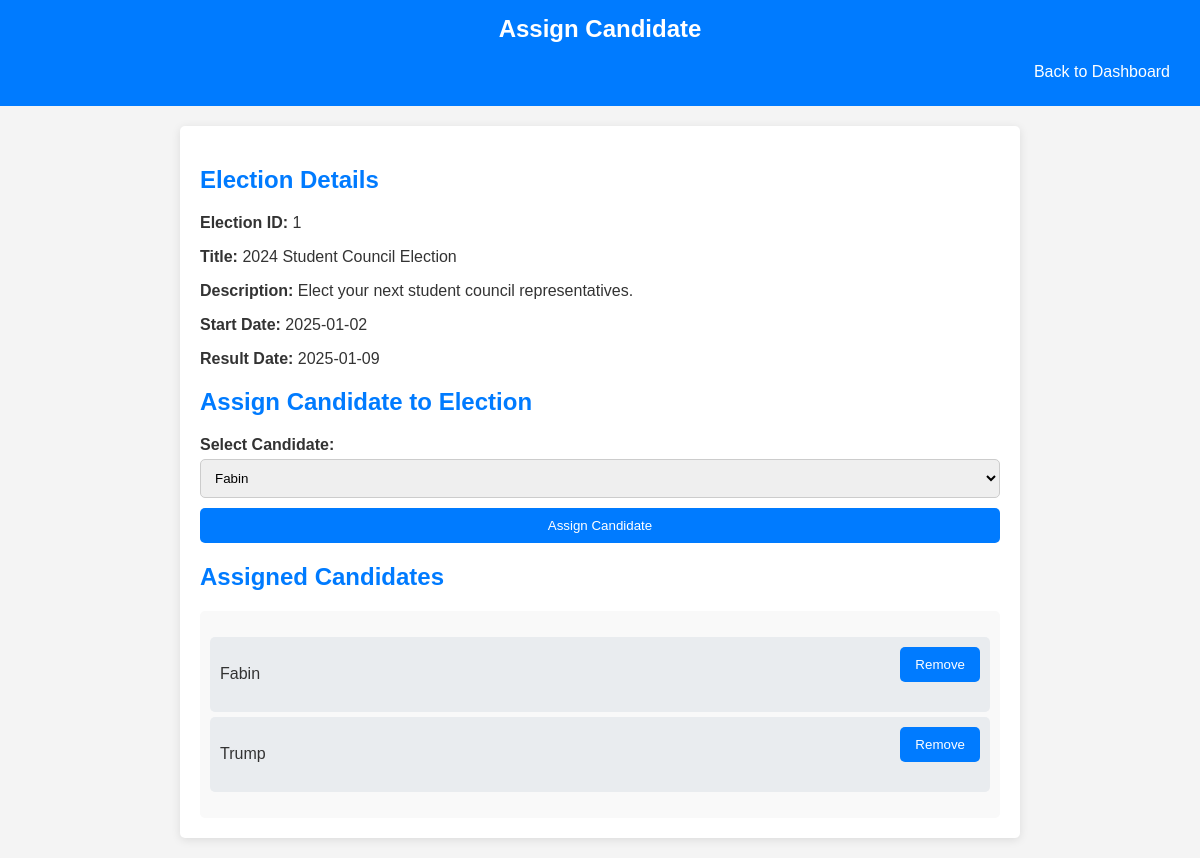
The app's page /html/assign_candidate.php?election_id=1 with its own data.
### tables this page shows
CREATE TABLE `election` (
  `title` varchar(30) NOT NULL,
  `description` varchar(255) NOT NULL,
  `start_date` date NOT NULL,
  `result_date` date NOT NULL,
  `result_time` time DEFAULT NULL,
  `election_id` int(10) NOT NULL,
  `start_time` time NOT NULL,
  `end_time` time NOT NULL
);

CREATE TABLE `candidates` (
  `name` varchar(25) NOT NULL,
  `email` varchar(25) NOT NULL,
  `phone` varchar(12) NOT NULL,
  `password` varchar(25) NOT NULL,
  `user_id` int(10) NOT NULL,
  `image` varchar(255) NOT NULL
);

### html/assign_candidate.php (the view, shortened to what this page needs)
<?php
require_once 'dbcon.php';
$election_id = isset($_GET['election_id']) ? intval($_GET['election_id']) : 0;
$election_sql = "SELECT * FROM election WHERE election_id = '$election_id'";
$election_result = mysqli_query($conn, $election_sql);
$election = mysqli_fetch_assoc($election_result);
$candidates_sql = "SELECT * FROM candidates";
$candidates_result = mysqli_query($conn, $candidates_sql);
$assigned_candidates_sql = "SELECT c.user_id, c.name FROM election_candidates ec
                            JOIN candidates c ON ec.candidate_id = c.user_id
                            WHERE ec.election_id = '$election_id'";
$assigned_candidates_result = mysqli_query($conn, $assigned_candidates_sql);
?>
<html>
<head>
    <link rel="stylesheet" href="../css/assign_candidate.css">
</head>
<body>
    <nav class="AdminNav">
        <h1 class="AdminNavHeading">Assign Candidate</h1>
        <div class="AdminNavContainer">
            <a href="admindashboard.php">Back to Dashboard</a>
        </div>
    </nav>
    <div class="AdminBodyContainer">
        <h2>Election Details</h2>
        <p><strong>Election ID:</strong> <?php echo $election['election_id']; ?></p>
        <p><strong>Title:</strong> <?php echo htmlspecialchars($election['title']); ?></p>
        <p><strong>Description:</strong> <?php echo htmlspecialchars($election['description']); ?></p>
        <p><strong>Start Date:</strong> <?php echo htmlspecialchars($election['start_date']); ?></p>
        <p><strong>Result Date:</strong> <?php echo htmlspecialchars($election['result_date']); ?></p>
        <h2>Assign Candidate to Election</h2>
        <form action="" method="post">
            <label for="candidate">Select Candidate:</label>
            <select name="candidate_id" required>
                <?php
                if (mysqli_num_rows($candidates_result) > 0) {
                    while ($candidate = mysqli_fetch_assoc($candidates_result)) {
                        echo "<option value='" . $candidate['user_id'] . "'>" . htmlspecialchars($candidate['name']) . "</option>";
                    }
                } else {
                    echo "<option>No Candidates Available</option>";
                }
                ?>
            </select>
            <input type="submit" name="assign" value="Assign Candidate">
        </form>
        <h2>Assigned Candidates</h2>
        <div class="assigned-candidates">
            <?php
            if (mysqli_num_rows($assigned_candidates_result) > 0) {
                echo "<ul>";
                while ($candidate = mysqli_fetch_assoc($assigned_candidates_result)) {
                    echo "<li style='display: flex; justify-content: space-between; align-items: center;'>
                            <span>" . htmlspecialchars($candidate['name']) . "</span>
                            <form action='' method='post' style='margin-left: 10px;'>
                                <input type='hidden' name='candidate_id_to_remove' value='" . htmlspecialchars($candidate['user_id']) . "'>
                                <input type='submit' name='remove' value='Remove' class='remove-button' onclick='return confirm(\"Are you sure you want to remove this candidate?\");'>
                            </form>
                          </li>";
                }
                echo "</ul>";
            } else {
                echo "<p>No candidates have been assigned to this election yet.</p>";
            }
            ?>
        </div>
    </div>
</body>
</html>

### css/assign_candidate.css (style rules this page uses)
body { font-family: Arial, sans-serif; margin: 0; padding: 0; background-color: #f4f4f4; color: #333; }
.AdminNav { background-color: #007bff; color: white; padding: 15px; text-align: center; position: relative; }
.AdminNav h1 { margin: 0; }
.AdminNavContainer { display: flex; justify-content: flex-end; gap: 15px; margin-top: 10px; }
.AdminNavContainer a { color: white; text-decoration: none; padding: 10px 15px; border-radius: 5px; transition: background-color 0.3s; }
.AdminBodyContainer { max-width: 800px; margin: 20px auto; padding: 20px; background: white; border-radius: 5px; box-shadow: 0 2px 10px rgba(0, 0, 0, 0.1); }
h2 { color: #007bff; }
form { margin-bottom: 20px; }
label { display: block; margin-bottom: 5px; font-weight: bold; }
select { width: 100%; padding: 10px; margin-bottom: 10px; border: 1px solid #ccc; border-radius: 5px; }
input[type="submit"] { background-color: #007bff; color: white; border: none; padding: 10px 15px; border-radius: 5px; cursor: pointer; transition: background-color 0.3s; width: 100%; }
.assigned-candidates { margin-top: 20px; padding: 10px; background-color: #f9f9f9; border-radius: 5px; }
.assigned-candidates ul { list-style-type: none; padding: 0; }
.assigned-candidates li { background-color: #e9ecef; margin: 5px 0; padding: 10px; border-radius: 5px; }
.remove-button { background-color: #ff4d4d; color: white; border: none; border-radius: 5px; padding: 5px 10px; cursor: pointer; transition: background-color 0.3s; }

### records on screen
election: election_id "1", title "2024 Student Council Election", description "Elect your next student council representatives.", start_date "2025-01-02", result_date "2025-01-09"
candidates: name "Fabin"
candidates: name "Trump"

### other values on screen
form field candidate_id "Fabin"
